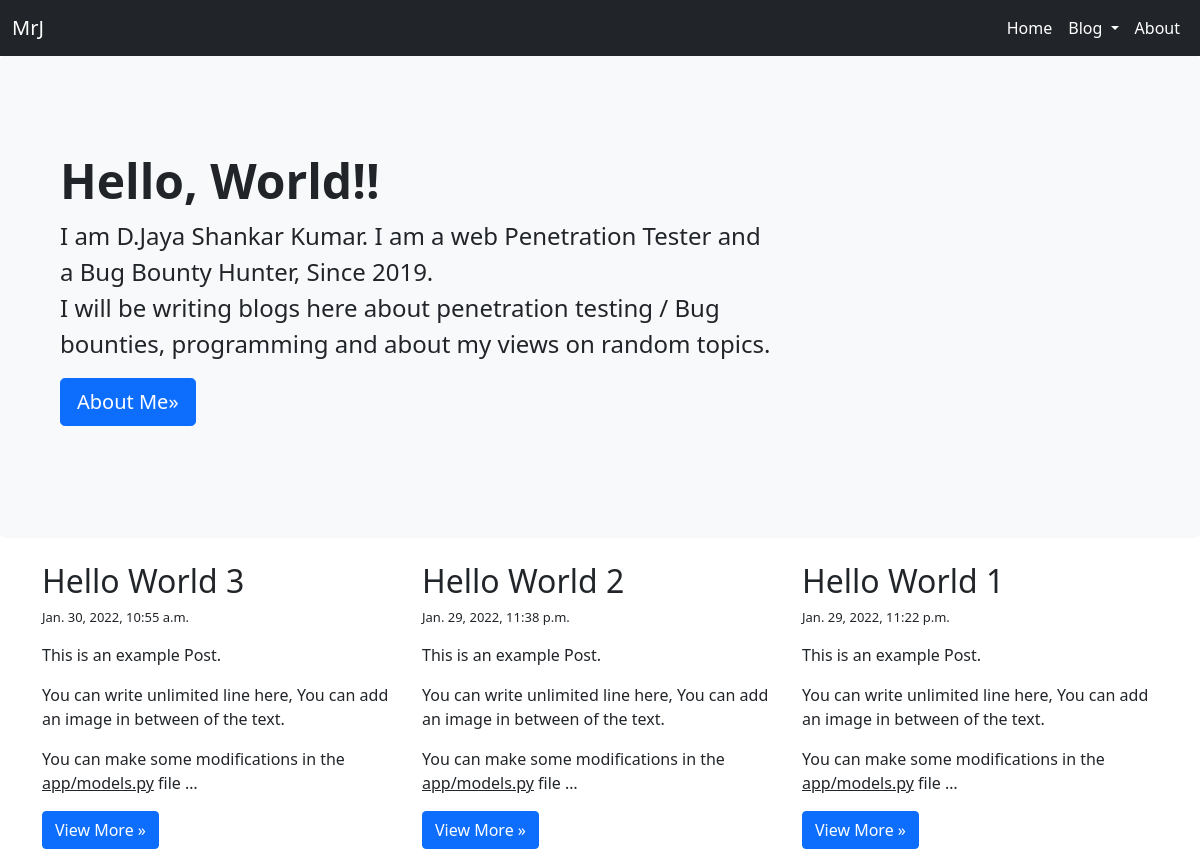
The page / on the database its author committed.
### app/models.py (models this page shows, shortened)
class Blog(models.Model):
	blog_id = models.AutoField(primary_key=True)
	title = models.CharField(max_length=255)
	content = RichTextUploadingField()
	url = models.CharField(max_length=255)
	cat = models.ForeignKey(Category, on_delete=models.CASCADE)
	image = models.ImageField(upload_to = 'blog/')
	created_at = models.DateTimeField(auto_now_add=True, null=True)
	updated_at = models.DateTimeField(auto_now=True)
	class Meta:
		ordering = ['-created_at']

### app/views.py (the view)
# urls.py: path('', index),
def index(request):
	blogs = Blog.objects.all()[:11]
	cats = Category.objects.all()
	data = {
		'blogs': blogs,
		'cats': cats
	}
	return render(request, 'index.html', data)

### templates/index.html (shortened to what this page needs)
{% extends 'base.html' %}
{% block content %}
<div class="p-5 mb-4 bg-light rounded-3">
    <div class="container-fluid py-5">
        <h1 class="display-5 fw-bold">Hello, World!!</h1>
        <p class="col-md-8 fs-4">I am D.Jaya Shankar Kumar. I am a web Penetration Tester and a Bug Bounty Hunter, Since 2019.<br>I will be writing blogs here about penetration testing / Bug bounties, programming and about my views on random topics.</p>
        <p><a class="btn btn-primary btn-lg" href="/about" role="button">About Me&raquo;</a></p>
    </div>
</div>
<div class="container">
    <div class="row">
        {% for b in blogs %}
        <div class="col-md-4">
            <h2>{{b.title | safe}}</h2>
            <p style="font-size: 13px">{{b.updated_at}}</p>
            <p>{{ b.content | truncatewords:30 | safe }}</p>
            <p><a class="btn btn-primary" href="/blog/{{b.url}}" role="button">View More &raquo;</a></p>
        </div>
        {% endfor %}
    </div>
</div>
{% endblock %}

### templates/base.html (shortened to what this page needs)
<!DOCTYPE html>
<html lang="en">
<head>
<link href="https://cdn.jsdelivr.net/npm/bootstrap@5.1.3/dist/css/bootstrap.min.css" rel="stylesheet">
{% load static %}
<link rel="stylesheet" type="text/css" href="{% static 'css/style.css' %}">
</head>
<body>
    {% include 'navbar.html' %}
    {% block content %}
    {% endblock %}
</body>
</html>

### templates/navbar.html (shortened to what this page needs)
<nav class="navbar navbar-expand-lg navbar-dark bg-dark">
    <div class="container-fluid">
      <a class="navbar-brand" href="/">MrJ</a>
      <div class="collapse navbar-collapse" id="navbarSupportedContent">
        <ul class="navbar-nav ms-auto mb-2 mb-lg-0">
          <li class="nav-item">
            <a class="nav-link active" aria-current="page" href="/">Home</a>
          </li>
          <li class="nav-item dropdown">
            <a class="nav-link active dropdown-toggle" href="#" id="navbarDropdown" role="button" data-bs-toggle="dropdown" aria-expanded="false">
              Blog
            </a>
          </li>
          <li class="nav-item">
            <a class="nav-link active" href="/about">About</a>
          </li>
        </ul>
      </div>
    </div>
  </nav>

### rows shown on the page
Blog: title "Hello World 3", updated_at "Jan. 30, 2022, 10:55 a.m.", content "This is an example Post. You can write unlimited line here, You can add an image in between of the text. You can make some modifications in the app/models.py file …"
Blog: title "Hello World 2", updated_at "Jan. 29, 2022, 11:38 p.m.", content "This is an example Post. You can write unlimited line here, You can add an image in between of the text. You can make some modifications in the app/models.py file …"
Blog: title "Hello World 1", updated_at "Jan. 29, 2022, 11:22 p.m.", content "This is an example Post. You can write unlimited line here, You can add an image in between of the text. You can make some modifications in the app/models.py file …"
